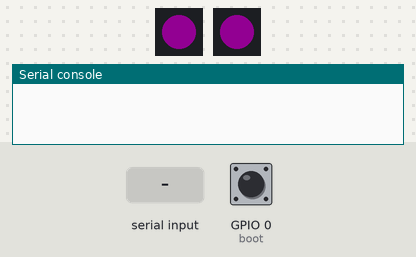
This program was run on a simulated ESP32 board running MicroPython. Shown: 2 × 1 RGB LEDs in strip order, left to right, the last lines printed to the serial console. Inputs (shaded band) come from the test bench; at power-on: GPIO 0 (boot) HIGH. Dim RGB values are drawn brighter than linear; a reset restarts the program; files the program writes start out absent. At 5.0 s the program stops and its outputs stay as they are.

Above: at 1.3 s.
1.4 s: "1" received over the second serial link
At 2.0 s:
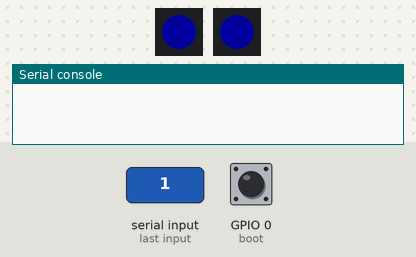
3.7 s: GPIO 0 (boot) pulled LOW for 1 s
At 5.7 s:
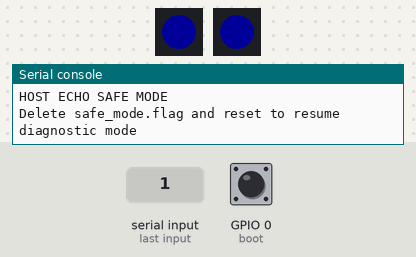
Timing chart, 0 to 6.5 s (numbered marks = the images above; inputs shaded):
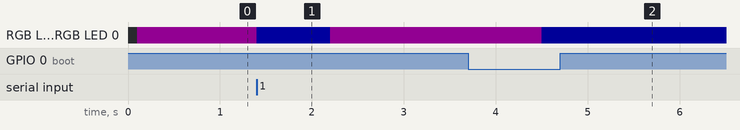

The program:

host_echo_diagnostic.py
```python
from machine import Pin, UART
import os
import time


HOST_RX_PIN = 44
HOST_TX_PIN = 43
BAUD = 9600
SAFE_FLAG = "safe_mode.flag"


class StatusLed:
    def __init__(self):
        self.devices = []
        try:
            import neopixel
            for pin_number in (48, 38):
                try:
                    self.devices.append(neopixel.NeoPixel(Pin(pin_number), 1))
                except Exception:
                    pass
        except Exception:
            pass

    def set(self, red, green, blue):
        for device in self.devices:
            try:
                device[0] = (red, green, blue)
                device.write()
            except Exception:
                pass


led = StatusLed()
boot = Pin(0, Pin.IN, Pin.PULL_UP)

try:
    os.stat(SAFE_FLAG)
    safe_mode = True
except OSError:
    safe_mode = False

if safe_mode:
    led.set(0, 0, 24)
    print("HOST ECHO SAFE MODE")
    print("Delete safe_mode.flag and reset to resume diagnostic mode")
else:
    # Release the UART0 console route before assigning GPIO44/43 to UART2.
    os.dupterm(None, 0)
    try:
        UART(0).deinit()
    except Exception:
        pass
    time.sleep_ms(100)

    host = UART(
        2,
        baudrate=BAUD,
        bits=8,
        parity=None,
        stop=1,
        rx=HOST_RX_PIN,
        tx=HOST_TX_PIN,
        timeout=0,
        timeout_char=2,
        rxbuf=4096,
        txbuf=4096,
    )
    buffer = bytearray(256)
    led.set(18, 0, 18)  # Diagnostic ready (purple/magenta).
    last_activity = time.ticks_ms()
    boot_pressed_at = None

    while True:
        if boot.value() == 0:
            if boot_pressed_at is None:
                boot_pressed_at = time.ticks_ms()
            elif time.ticks_diff(time.ticks_ms(), boot_pressed_at) >= 800:
                with open(SAFE_FLAG, "w") as stream:
                    stream.write("1")
                led.set(0, 0, 24)
                time.sleep_ms(200)
                import machine
                machine.reset()
        else:
            boot_pressed_at = None

        count = host.any()
        if count:
            if count > len(buffer):
                count = len(buffer)
            received = host.readinto(buffer, count)
            if received:
                host.write(memoryview(buffer)[:received])
                led.set(0, 0, 30)
                last_activity = time.ticks_ms()
        elif time.ticks_diff(time.ticks_ms(), last_activity) > 800:
            led.set(18, 0, 18)

        time.sleep_ms(1)
```

Measured:
- after the input at 1.4 s, RGB LED 0, RGB LED 0: RGB(18, 0, 18) → RGB(0, 0, 30) at once, → RGB(18, 0, 18) 0.80 s later
- after the input at 3.7 s, RGB LED 0, RGB LED 0: RGB(18, 0, 18) → RGB(0, 0, 24) after 0.80 s
